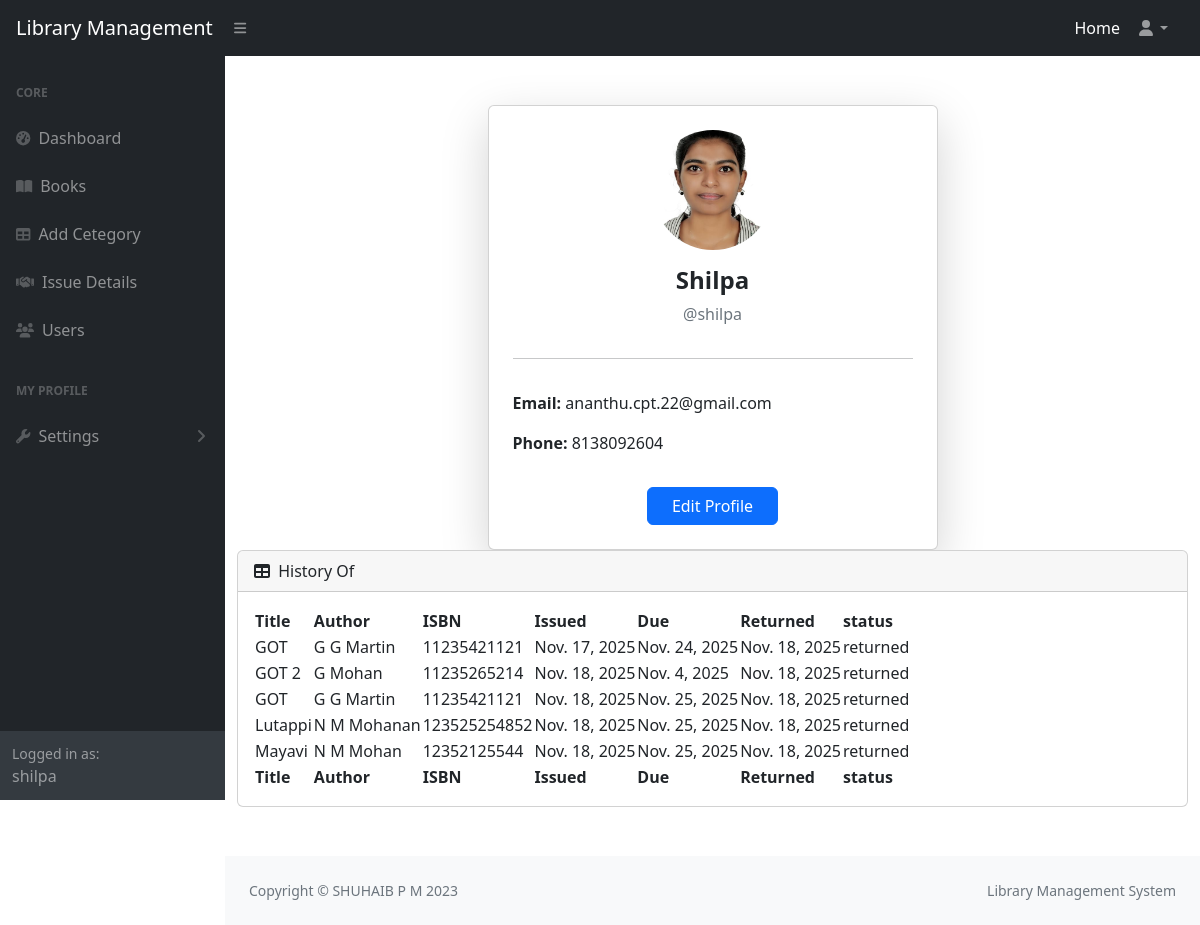
Page /profile/ (signed in) on the earlier database version.
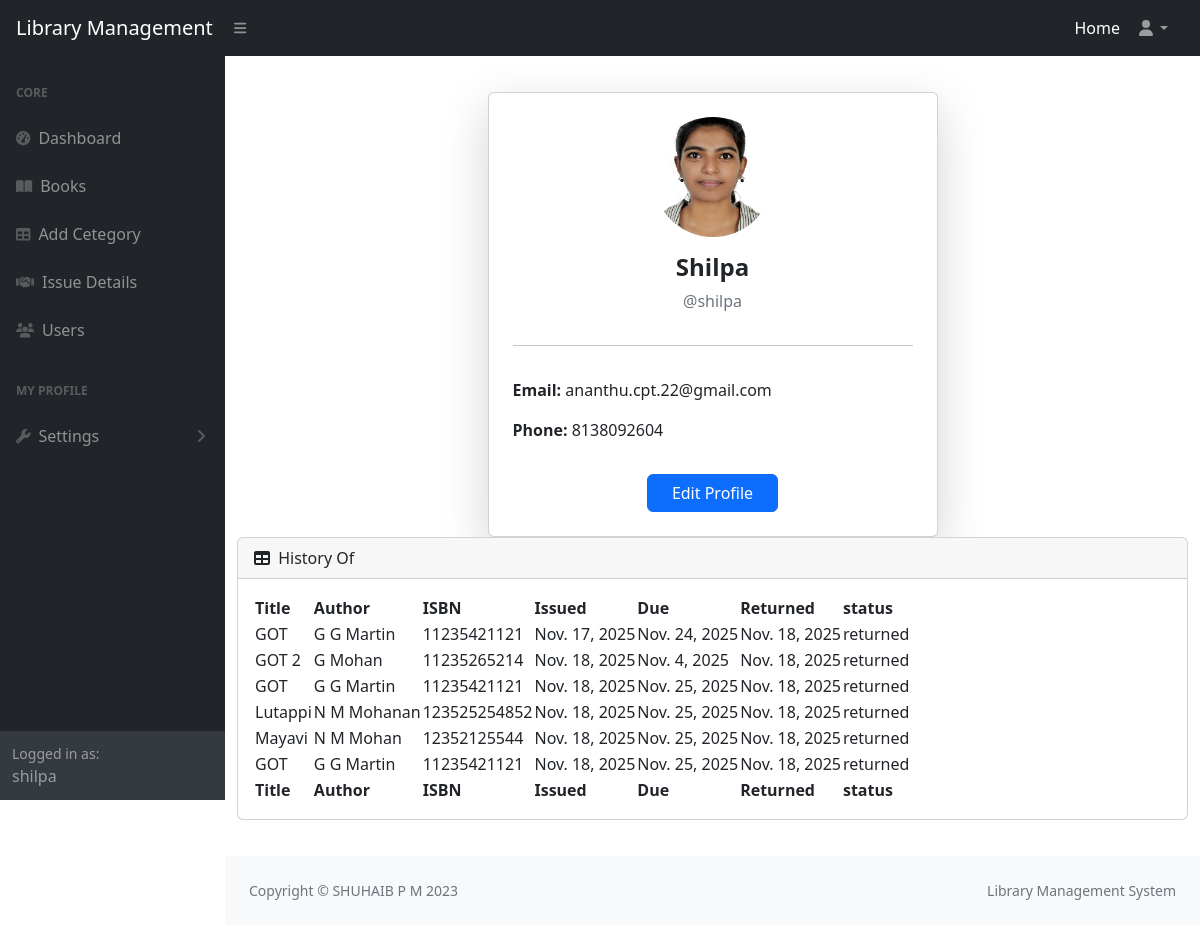
Same page on the later database version.
### libraryApp/models.py (models this page shows, shortened)
class Issue(models.Model):
    STATUS = (
        ('issued', 'Issued'),
        ('returned', 'Returned'),
        ('overdue', 'Overdue'),
    )
    user = models.ForeignKey(User, on_delete=models.CASCADE, related_name="issued_by")
    book = models.ForeignKey(Book, on_delete=models.CASCADE, related_name="issued_book")
    issue_date = models.DateField(auto_now_add=True)
    due_date = models.DateField()
    returned_date = models.DateField(null=True, blank=True)
    fine = models.IntegerField(default=0)
    status = models.CharField(max_length=10, choices=STATUS, default="issued")

class Book(models.Model):
    user=models.ForeignKey(User,on_delete=models.CASCADE,related_name="bookUser")
    title=models.CharField(max_length=100)
    author=models.CharField(max_length=20)
    isbn=models.IntegerField()
    image=models.ImageField(upload_to="books",default="books/default.jpeg",null=True,blank=True)
    category=models.ManyToManyField(Category,related_name="bookCategory")
    total_copy=models.IntegerField()
    avl_copy=models.IntegerField()
    added_on=models.DateField(auto_now_add=True)
    def __str__(self):
        return self.title

### libraryApp/views.py (the view)
# urls.py: path("profile/",views.ProfileView.as_view(),name="profile"),
class ProfileView(View):
    def get(self,request):
        user=request.user
        history=Issue.objects.filter(user=user)
        return render(request,"profile.html",{"user":user,"history":history})

### libraryApp/context_processor.py (called while the page is built)
def library_status(request):
    total_books = Book.objects.count()
    total_copies = Book.objects.aggregate(total=models.Sum("total_copy"))["total"] or 0
    avl_books = Book.objects.aggregate(total=models.Sum("avl_copy"))["total"] or 0
    issued_books=Issue.objects.filter(status="issued").count()
    overdue_books=Issue.objects.filter(status="overdue").count()
    return {
        "total_books": total_books,
        "total_copies": total_copies,
        "avl_books": avl_books,
        "issued_books": issued_books,
        "overdue_books": overdue_books,
    }

### libraryApp/templates/profile.html
{% extends 'dashboard.html' %}
{% block main %}
<div class="d-flex flex-column w-100 vh-100 align-items-center justify-content-center">
    <div class="container mt-4">
        <div class="card shadow-lg p-4" style="max-width: 450px; margin:auto;">
            <div class="text-center">
                <img src="{{ user.profile.url }}" class="rounded-circle mb-3"
                    style="width: 120px; height:120px; object-fit: cover;">
                <h4 class="fw-bold">{{ user.first_name }}</h4>
                <p class="text-muted mb-3">@{{ user.username }}</p>
            </div>
            <hr>
            <div class="mt-3">
                <p><span class="fw-bold">Email:</span> {{ user.email }}</p>
                <p><span class="fw-bold">Phone:</span> {{ user.phone }}</p>
            </div>
            <div class="text-center mt-3">
                <a href="{% url 'profileupdate' user.id%}" class="btn btn-primary px-4">
                    Edit Profile
                </a>
            </div>
        </div>
        <div id="section-table" class="card mb-4">
            <div class="card-header">
                <i class="fas fa-table me-1"></i>
                History Of {{issue.user}}
            </div>
            <div class="card-body">
                <table id="datatablesSimple" class="datatable">
                    <thead>
                        <tr>
                            <th>Title</th>
                            <th>Author</th>
                            <th>ISBN</th>
                            <th>Issued</th>
                            <th>Due</th>
                            <th>Returned</th>
                            <th>status</th>
                        </tr>
                    </thead>
                    <tfoot>
                        <tr>
                            <th>Title</th>
                            <th>Author</th>
                            <th>ISBN</th>
                            <th>Issued</th>
                            <th>Due</th>
                            <th>Returned</th>
                            <th>status</th>
                        </tr>
                    </tfoot>
                    <tbody>
                        {% for issue in history %}
                        <tr>
                            <td>{{issue.book}}</td>
                            <td>{{issue.book.author}}</td>
                            <td>{{issue.book.isbn}}</td>
                            <td>{{issue.issue_date}}</td>
                            <td>{{issue.due_date}}</td>
                            <td>{{issue.returned_date}}</td>
                            <td>{{issue.status}}</td>
                        </tr>
                        {% endfor %}
                    </tbody>
                </table>
            </div>
        </div>
    </div>
</div>
{% endblock %}

Differences in the rows shown:
added Issue: book "GOT", book.author "G G Martin", book.isbn "11235421121", issue_date "Nov. 18, 2025", due_date "Nov. 25, 2025", returned_date "Nov. 18, 2025", status "returned"
